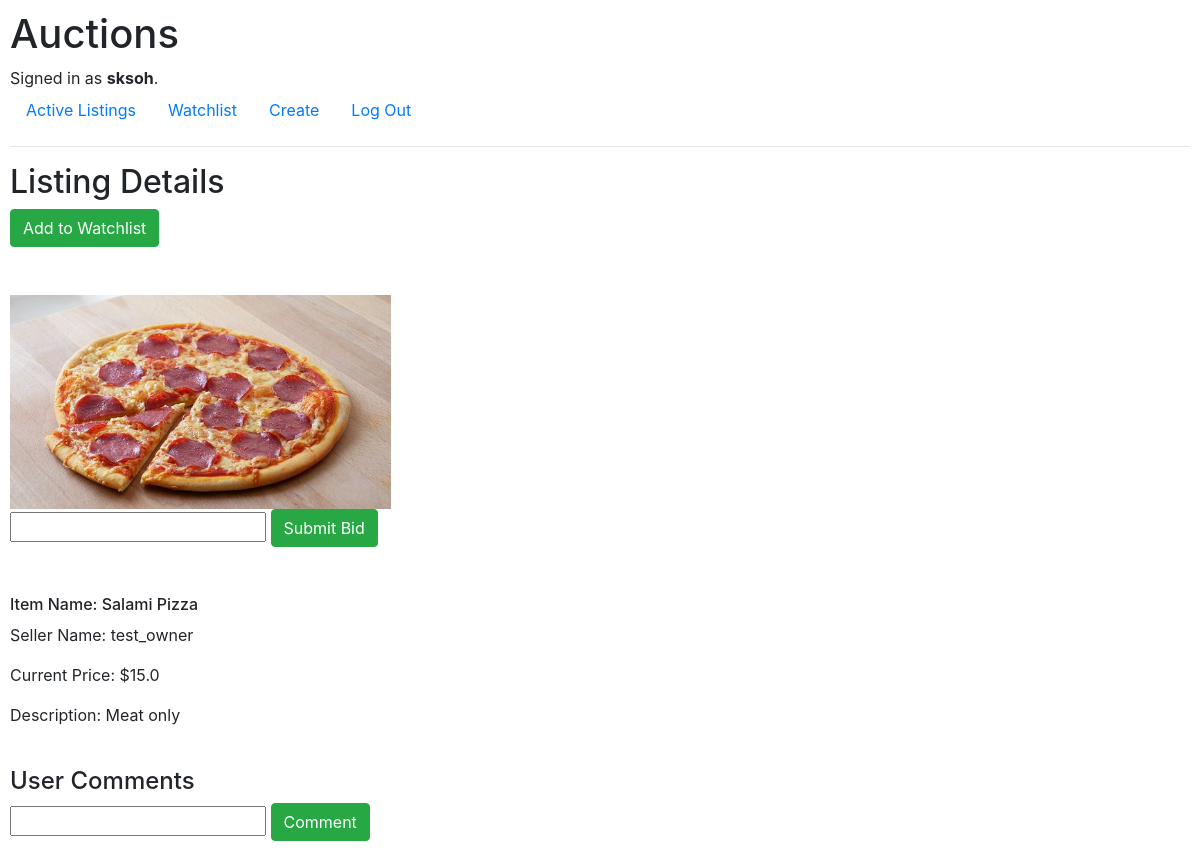
Screenshot of /listing/2 (signed in) with the database file from the repository.
### auctions/models.py (models this page shows, shortened)
class User(AbstractUser):
    pass

class Listing(models.Model):
    title = models.CharField(max_length=64)
    description = models.CharField(max_length=64)
    start_bid = models.FloatField()
    image_url = models.CharField(max_length=500)
    active_status = models.BooleanField(default=True)
    owner = models.ForeignKey(User, on_delete=models.CASCADE, blank=True, null=True, related_name='userlist')
    category = models.ForeignKey(Category, on_delete=models.CASCADE, blank=True, null=True, related_name='category')
    watchlist = models.ManyToManyField(User, blank=True, null=True, related_name="listingwatchlist")

class Bid(models.Model):
    bidder = models.ForeignKey(User, on_delete=models.CASCADE, blank=True, null=True, related_name='bidder_name')
    price = models.FloatField()
    listing = models.ForeignKey(Listing,on_delete=models.CASCADE, related_name='auction_item')
    date_time = models.DateTimeField(auto_now_add=True)

### auctions/views.py (the view)
# urls.py: path("listing/<int:post_id>", views.listing, name="listing"),
def listing(request, post_id, message=None):
    listingdata = Listing.objects.get(pk=post_id)
    is_watchlist = request.user in listingdata.watchlist.all()
    all_bids = Bid.objects.filter(listing=listingdata)
    last_bid = all_bids.last()
    all_commments = Comments.objects.filter(listing=listingdata)
    return render(request, "auctions/listing.html",
        {"listing": listingdata,
         "is_watchlist": is_watchlist,
         "last_bid": last_bid,
         "message": message,
         "all_commments": all_commments
         })

### auctions/templates/auctions/listing.html (shortened to what this page needs)
{% extends "auctions/layout.html" %}
{% block body %}
<h2>Listing Details</h2>
{% if user.is_authenticated %}
    {% if is_watchlist == True %}
    <form action="{% url 'removeWatchlist' post_id=listing.id %}" method="post">
        {% csrf_token %}
        <button type="submit" class="btn btn-warning">Remove from Watchlist</button>
    </form>
    {% else %}
    <form action="{% url 'addWatchlist' post_id=listing.id %}" method="post">
        <button type="submit" class="btn btn-success">Add to Watchlist</button>
    </form>
    {% endif %}
    <br><br>
    <img src="../../{{ listing.image_url }}" height="214px">
    {% if listing.active_status == False and user != listing.owner and user == last_bid.bidder %}
    <div class="alert alert-success" role="alert">
        Congratulations {{last_bid.bidder}}! You have won the auction!
        </div>
    {% elif listing.active_status and user == listing.owner %}
    <form action="{% url 'close_bid' post_id=listing.id %}" method="post">
        {% csrf_token %}
        <button type="submit" class="btn btn-warning">Close Auction</button>
    </form>
    {% elif listing.active_status == True and user != listing.owner %}
    <form action="{% url 'new_bid' post_id=listing.id %}" method="post">
        <input type="number" name="bid_price">
        <button type="submit" class="btn btn-success">Submit Bid</button>
    </form>
    {% endif %}
{% endif %}
<br><br>
<h6>Item Name: {{ listing.title }}</h6>
<p>Seller Name: {{ listing.owner }}</p>
<p>Current Price: ${{ last_bid.price }}</p>
<p>Description: {{ listing.description }}</p>
<br>
<h4>User Comments</h4>
{% if user.is_authenticated %}
    <form action="{% url 'comment' post_id=listing.id %}" method="post">
        <input type="text" name="user_comment">
        <button type="submit" class="btn btn-success">Comment</button>
    </form>
{% endif %}
{% endblock %}

### auctions/templates/auctions/layout.html (shortened to what this page needs)
{% load static %}
<!DOCTYPE html>
<html lang="en">
<head>
    <link rel="stylesheet" href="https://stackpath.bootstrapcdn.com/bootstrap/4.4.1/css/bootstrap.min.css"
>
    <link href="{% static 'auctions/styles.css' %}" rel="stylesheet">
</head>
<body>
    <h1>Auctions</h1>
    <div>
        {% if user.is_authenticated %}
        Signed in as <strong>{{ user.username }}</strong>.
        {% else %}
        Not signed in.
        {% endif %}
    </div>
    <ul class="nav">
        <li class="nav-item">
            <a class="nav-link" href="{% url 'index' %}">Active Listings</a>
        </li>
        {% if user.is_authenticated %}
        <li class="nav-item">
            <a class="nav-link" href="{% url 'watchlist' %}">Watchlist</a>
        </li>
        <li class="nav-item">
            <a class="nav-link" href="{% url 'create' %}">Create</a>
        </li>
        <li class="nav-item">
            <a class="nav-link" href="{% url 'logout' %}">Log Out</a>
        </li>
        {% endif %}
    </ul>
    <hr>
    {% block body %}
    {% endblock %}
</body>
</html>

### auctions/static/auctions/styles.css (style rules this page uses)
body { padding: 10px; }

### rows the page displays
User: username "sksoh"
Listing: image_url (picture), title "Salami Pizza", owner "test_owner", description "Meat only"
Bid: price "15.0"
